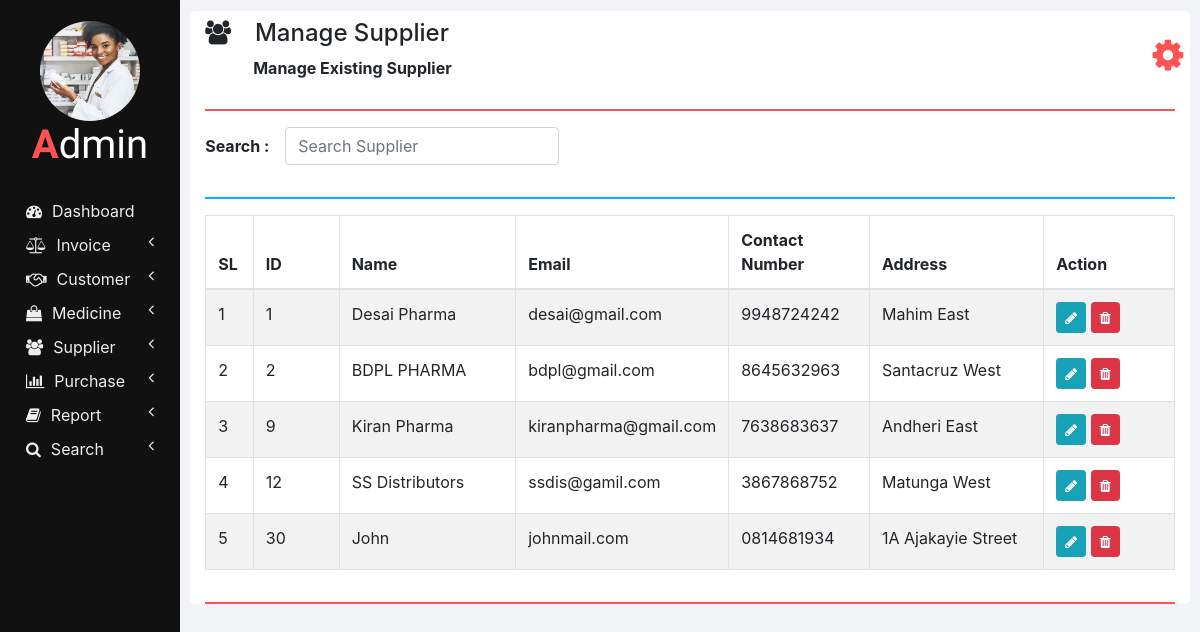
Page /manage_supplier.php on the committed database.
### tables this page shows
CREATE TABLE `suppliers` (
  `ID` int(11) NOT NULL,
  `NAME` varchar(100) NOT NULL,
  `EMAIL` varchar(100) NOT NULL,
  `CONTACT_NUMBER` varchar(10) NOT NULL,
  `ADDRESS` varchar(100) NOT NULL
);

### php/manage_supplier.php (the view, shortened to what this page needs)
<?php
  function showSuppliers($id) {
    require "db_connection.php";
    if($con) {
      $seq_no = 0;
      $query = "SELECT * FROM suppliers";
      $result = mysqli_query($con, $query);
      while($row = mysqli_fetch_array($result)) {
        $seq_no++;
        if($row['ID'] == $id)
          showEditOptionsRow($seq_no, $row);
        else
          showSupplierRow($seq_no, $row);
      }
    }
  }
  function showSupplierRow($seq_no, $row) {
    ?>
    <tr>
      <td><?php echo $seq_no; ?></td>
      <td><?php echo $row['ID'] ?></td>
      <td><?php echo $row['NAME']; ?></td>
      <td><?php echo $row['EMAIL']; ?></td>
      <td><?php echo $row['CONTACT_NUMBER']; ?></td>
      <td><?php echo $row['ADDRESS']; ?></td>
      <td>
        <button href="" class="btn btn-info btn-sm" onclick="editSupplier(<?php echo $row['ID']; ?>);">
          <i class="fa fa-pencil"></i>
        </button>
        <button class="btn btn-danger btn-sm" onclick="deleteSupplier(<?php echo $row['ID']; ?>);">
          <i class="fa fa-trash"></i>
        </button>
      </td>
    </tr>
    <?php
  }
  ?>

### css/sidenav.css (style rules this page uses)
body { background-color: #f1f3f6; }
.sidenav { width: 15%; height: 100vh; background-color: #222222; position: fixed; z-index: 1; flex: 1 0 auto; }
.card { width: 100%; height: 100%; top: 0; border-radius: 0; background-color: #111111; }
.logo .logo-caption { font-family: "Poiret One", cursive; color: #ffffff; text-align: center; margin-bottom: 25px; }
.logo .profile { width: 100px; height: 100px; margin-left: 50%; border-radius: 50%; transform: translate(-50%); }
.logo .tweak { color: #ff5252; font-weight: bold; }
.main-menu-item { padding: 5px 5px; cursor: pointer; }
.main-menu-item > a { color: #eeeeee; text-decoration: none; font-size: 16px; }
.main-menu-item > a > span { margin-left: 10px; }

### css/home.css (style rules this page uses)
html, body { height: 100vh; }

### rows in the picture
suppliers: seq_no "1", ID "1", NAME "Desai Pharma", EMAIL "desai@gmail.com", CONTACT_NUMBER "9948724242", ADDRESS "Mahim East"
suppliers: seq_no "2", ID "2", NAME "BDPL PHARMA", EMAIL "bdpl@gmail.com", CONTACT_NUMBER "8645632963", ADDRESS "Santacruz West"
suppliers: seq_no "3", ID "9", NAME "Kiran Pharma", EMAIL "kiranpharma@gmail.com", CONTACT_NUMBER "7638683637", ADDRESS "Andheri East"
suppliers: seq_no "4", ID "12", NAME "SS Distributors", EMAIL "ssdis@gamil.com", CONTACT_NUMBER "3867868752", ADDRESS "Matunga West"
suppliers: seq_no "5", ID "30", NAME "John", EMAIL "johnmail.com", CONTACT_NUMBER "0814681934", ADDRESS "1A Ajakayie Street"

### other values in the picture
$heading "Manage Supplier"
$sub_heading "Manage Existing Supplier"
